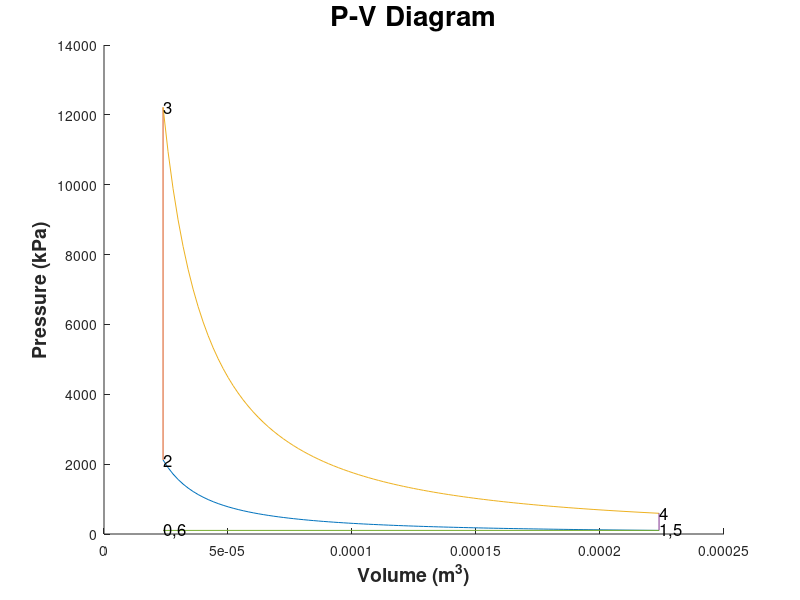

This chart was generated by the following MATLAB code:
clc
clear all
close all

%parameters 
V=0.2;                    %displacement 
N=1;                      %cylinder number
n=4000;                   %speed
CR=9.4;                  %CR
N_carbon=582/660;                %S/B
MCH_e=0.89;               %ME
N_carbon=8;              %HYDRO-CARBON C 
N_hydrogen=18;             %HYDRO CARBON H
AFR=14.7;                  %AFR
burn_e=1;               %burn efficiency
K=1.35;                   %specific heat ratio
R=0.287;                  %gas constant         
CO_c_v=0.821;                %specific heat constant v    
CO_c_p=R+CO_c_v;                %specific heat constant p 
P_0=103;                  %atm p                  
T_0=55;                   %initial temp
rho_a=P_0/(R*(293.15));   %air density
fuel_heat=((14600*(N_carbon*12)/((N_carbon*12)+(N_hydrogen)))+(62000*(N_hydrogen*0.68)/((N_carbon*12)+(N_hydrogen))))*2.326;    %Fuel Heat
SAFR=(34.56*(N_carbon/N_hydrogen+4))/(12.011+(1.008*N_carbon/N_hydrogen));             %Stoichiometric AFRR
lambda=AFR/SAFR;
eta_c=1; 

V_d=(V/N)/1000;                 %DV
V_c=V_d/(CR-1);                %CV
B=((4*V_d/pi*N_carbon)^(1/3))*100;     %B 
S=B*N_carbon;                          %S 
A_p=(pi*(B^2))/4 ;              %Piston top area

%1-2compression
T_1=(T_0)+273;          %temp         
P_1=P_0;                %pressure       
V_1=V_d+V_c;                    %volume
M_m=(P_1*V_1)/(R*T_1);   %total
M_a=(AFR/(AFR+1))*M_m; %air 
M_f=(1/(AFR+1))*M_m;   %fuel
%2-3combustion
T_2=(T_1)*((CR)^(K-1));    
P_2=(P_1)*((CR)^K);     
V_2=V_1/CR; 
Q_12=0;
W_12=M_m*CO_c_v*(T_1-T_2);
Q_23=M_f*fuel_heat*eta_c;     
W_23=0;
%3-4expansion
T_3=((fuel_heat*eta_c)/((AFR+1)*CO_c_v))+T_2;   
P_3=(P_2/T_2)*T_3;             
V_3=V_2;                   
T_4=T_3*((1/CR)^(K-1));              
P_4=P_3*((1/CR)^K);             
V_4=(M_m*R*T_4)/P_4; 
Q_34=0;
W_34=M_m*CO_c_v*(T_3-T_4);
%4-5exhaust
T_5=T_1;                          
P_5=P_1;                       
V_5=V_1;                     
T_6=T_0;                        
P_6=P_0;                          
V_6=V_2;                           
Q_45=M_m*CO_c_v*(T_5-T_4);  
W_45=0;





%result
eta_t=W_12+W_34/M_f*fuel_heat*eta_c;                             %thermal efficiencN_hydrogen
W_idat=W_12+W_34*N*(n/(60*2));                    %indicated power
W_bdat=MCH_e*W_12+W_34*N*(n/(60*2));                    %brake power

a1=['thermal efficiencN_hydrogen: ',num2str(eta_t)];
    disp(a1)   
a5 = ['indicated power is ',num2str(W_idat), ' KW under ',num2str(n), ' rpm '];
    disp(a5)
a6 = ['brake power is ',num2str(W_bdat), ' KW under ',num2str(n), ' rpm '];
    disp(a6)


%P-V
title('P-V Diagram','FontSize', 20 , 'FontName', 'Helvetica','FontWeight','bold');xlabel('Volume (m^3)','FontSize', 14 , 'FontName', 'Helvetica','FontWeight','bold');ylabel('Pressure (kPa)','FontSize', 14 , 'FontName', 'Helvetica','FontWeight','bold');
hold on
V_12=linspace(V_1,V_2,100);
P_12=((V_1./V_12).^K)*P_1;
plot(V_12,P_12);
V_23=[V_2 V_3];
P_23=[P_2 P_3];
plot(V_23,P_23);
V_34=linspace(V_3,V_4,100);
P_34=((V_3./V_34).^K)*P_3;
plot(V_34,P_34);
V_41=[V_4 V_1];
P_41=[P_4 P_1];
plot(V_41,P_41);
V_56=[V_5 V_6];
P_56=[P_5 P_6];
plot(V_56,P_56);
hold off
text(V_1,P_1, '1,5' ,  'FontSize' ,12)
text(V_2,P_2, '2' ,  'FontSize' ,12)
text(V_3,P_3, '3' ,  'FontSize' ,12)
text(V_4,P_4, '4' ,  'FontSize' ,12)
text(V_6,P_6, '0,6' ,  'FontSize' ,12)


